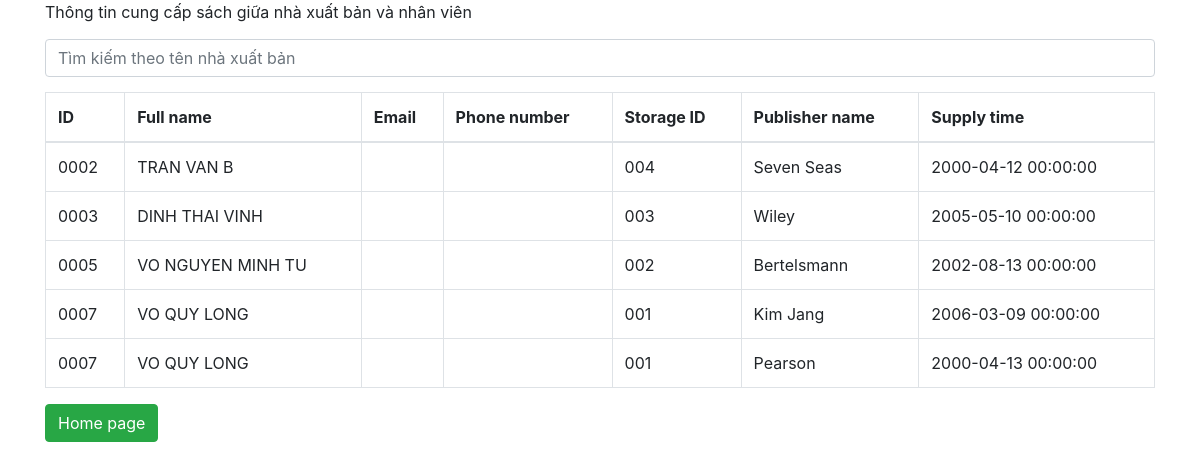
The page /staffAndPublisher.php on the database its author committed.
### tables this page shows
CREATE TABLE supply_book(
	n_publisher VARCHAR(50) NOT NULL,
	supply_time datetime ,
	id_staff CHAR(7) NOT NULL,
	PRIMARY KEY(`n_publisher`, `id_staff`)
);

CREATE TABLE staff(
	f_name VARCHAR(15),
	m_name VARCHAR(15),
	l_name VARCHAR(15),
	id_staff CHAR(7) PRIMARY KEY NOT NULL,
	id_storage CHAR(7),
	address_staff VARCHAR(50),
	phone_staff VARCHAR(11),
	email_staff VARCHAR(50),
	username_staff VARCHAR(20),
	password_staff VARCHAR(20)
);

### dbhelp.php (called while the page is built, shortened)
<?php
function executeResult($sql){
    $conn = mysqli_connect(HOST, USERNAME, PASSWORD, DATABASE);
    $resultset = mysqli_query($conn, $sql);
    $list = [];
    while($row = mysqli_fetch_array($resultset, 1)){
        $list[] = $row;
    }
    return $list;
}

### staffAndPublisher.php (the view, shortened to what this page needs)
<?php
require_once ('dbhelp.php');
?>
<!DOCTYPE html>
<html>
<head>
	<link rel="stylesheet" href="https://maxcdn.bootstrapcdn.com/bootstrap/4.4.1/css/bootstrap.min.css">
</head>
<body>
	<div class="container">
		<div class="panel panel-primary">
			<div class="panel-heading">
				Thông tin cung cấp sách giữa nhà xuất bản và nhân viên
				<form method="get">
					<input type="text" name="s" class="form-control" style="margin-top: 15px; margin-bottom: 15px;" placeholder="Tìm kiếm theo tên nhà xuất bản">
				</form>
			</div>
			<div class="panel-body">
				<table class="table table-bordered">
					<thead>
						<tr>
							<th>ID</th>
							<th>Full name</th>
							<th>Email</th>
                            <th>Phone number</th>
                            <th>Storage ID</th>
                            <th>Publisher name</th>
                            <th>Supply time</th>
						</tr>
					</thead>
					<tbody>
                        <?php
                        if (isset($_GET['s']) && $_GET['s'] != '') {
                            $sql = 'SELECT staff.id_staff, staff.f_name, staff.m_name, staff.l_name, staff.email_staff, staff.phone_staff, staff.id_storage, supply_book.n_publisher, supply_book.supply_time
                                    FROM staff, supply_book
                                    WHERE staff.id_staff = supply_book.id_staff AND supply_book.n_publisher like "%'.$_GET['s'].'%"
                                    ORDER BY staff.id_staff ASC';
                        } else {
                            $sql = 'SELECT staff.id_staff, staff.f_name, staff.m_name, staff.l_name, staff.email_staff, staff.phone_staff, staff.id_storage, supply_book.n_publisher, supply_book.supply_time
                                    FROM staff, supply_book
                                    WHERE staff.id_staff = supply_book.id_staff
                                    ORDER BY staff.id_staff ASC';
                        }
                        $studentList = executeResult($sql);
                        foreach ($studentList as $std) {
                            echo '<tr>
                                    <td>'.$std['id_staff'].'</td>
                                    <td>'.$std['f_name'].' '.$std['m_name'].' '.$std['l_name'].'</td>
                                    <td>'.$std['email_staff'].'</td>
                                    <td>'.$std['phone_staff'].'</td>
                                    <td>'.$std['id_storage'].'</td>
                                    <td>'.$std['n_publisher'].'</td>
                                    <td>'.$std['supply_time'].'</td>
                                </tr>';
                        }
                        ?>
					</tbody>
				</table>
                <button class="btn btn-success" onclick="window.open('index.php', '_self')">Home page</button>
			</div>
		</div>
	</div>
</body>
</html>

### rows shown on the page
supply_book: id_staff.id_staff "0002", id_staff.f_name "TRAN", id_staff.m_name "VAN", id_staff.l_name "B", id_staff.id_storage "004", n_publisher "Seven Seas", supply_time "2000-04-12 00:00:00"
supply_book: id_staff.id_staff "0003", id_staff.f_name "DINH", id_staff.m_name "THAI", id_staff.l_name "VINH", id_staff.id_storage "003", n_publisher "Wiley", supply_time "2005-05-10 00:00:00"
supply_book: id_staff.id_staff "0005", id_staff.f_name "VO", id_staff.m_name "NGUYEN MINH", id_staff.l_name "TU", id_staff.id_storage "002", n_publisher "Bertelsmann", supply_time "2002-08-13 00:00:00"
supply_book: id_staff.id_staff "0007", id_staff.f_name "VO", id_staff.m_name "QUY", id_staff.l_name "LONG", id_staff.id_storage "001", n_publisher "Kim Jang", supply_time "2006-03-09 00:00:00"
supply_book: id_staff.id_staff "0007", id_staff.f_name "VO", id_staff.m_name "QUY", id_staff.l_name "LONG", id_staff.id_storage "001", n_publisher "Pearson", supply_time "2000-04-13 00:00:00"
